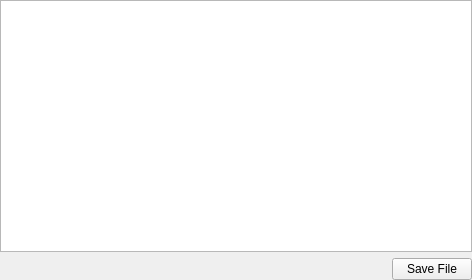
<?xml version="1.0" encoding="UTF-8"?>
<ui version="4.0">
 <class>SyncableFileTextField</class>
 <widget class="QWidget" name="SyncableFileTextField">
  <property name="geometry">
   <rect>
    <x>0</x>
    <y>0</y>
    <width>472</width>
    <height>280</height>
   </rect>
  </property>
  <property name="windowTitle">
   <string>Form</string>
  </property>
  <layout class="QGridLayout" name="gridLayout">
   <property name="margin">
    <number>0</number>
   </property>
   <item row="0" column="0">
    <widget class="QTextEdit" name="textEditorField"/>
   </item>
   <item row="2" column="0">
    <layout class="QHBoxLayout" name="horizontalLayout">
     <item>
      <spacer name="horizontalSpacer">
       <property name="orientation">
        <enum>Qt::Horizontal</enum>
       </property>
       <property name="sizeHint" stdset="0">
        <size>
         <width>40</width>
         <height>20</height>
        </size>
       </property>
      </spacer>
     </item>
     <item>
      <widget class="QPushButton" name="saveFileButton">
       <property name="text">
        <string>Save File</string>
       </property>
      </widget>
     </item>
    </layout>
   </item>
  </layout>
 </widget>
 <resources/>
 <connections/>
</ui>
